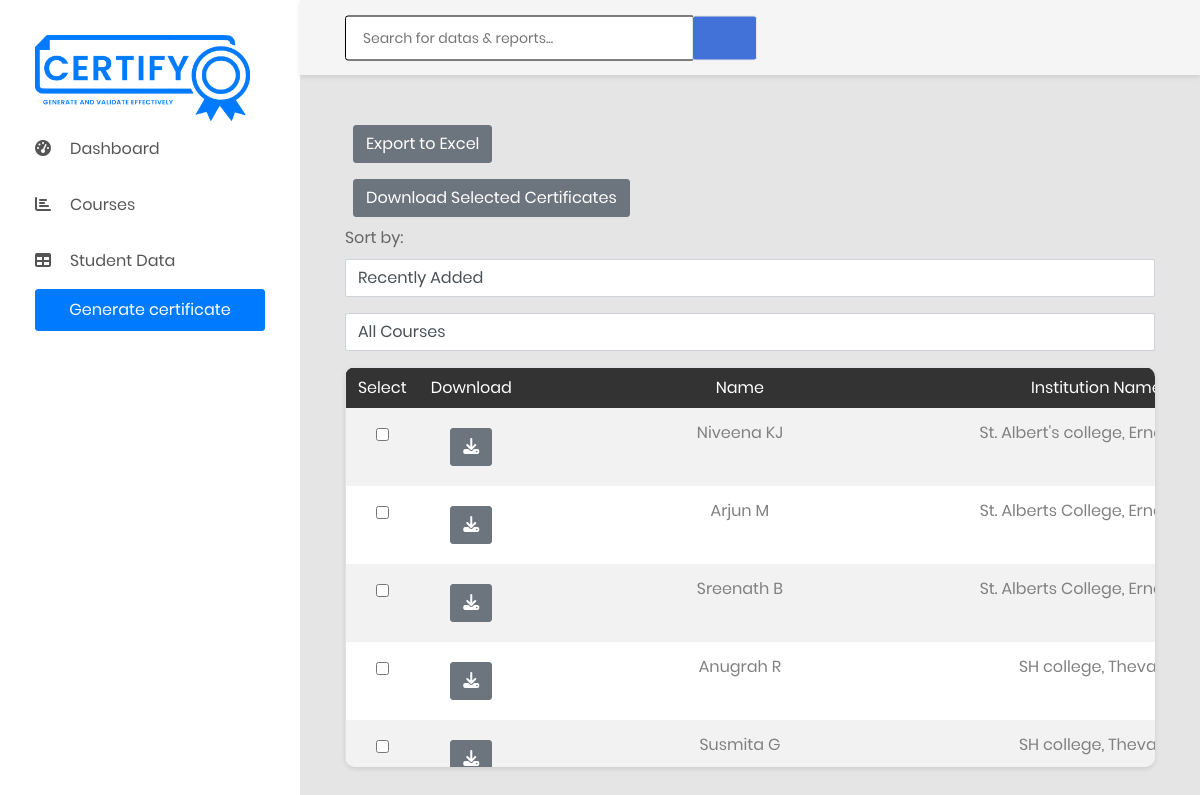
The page /certificate/display-student/ (signed in) on the database as committed earlier.
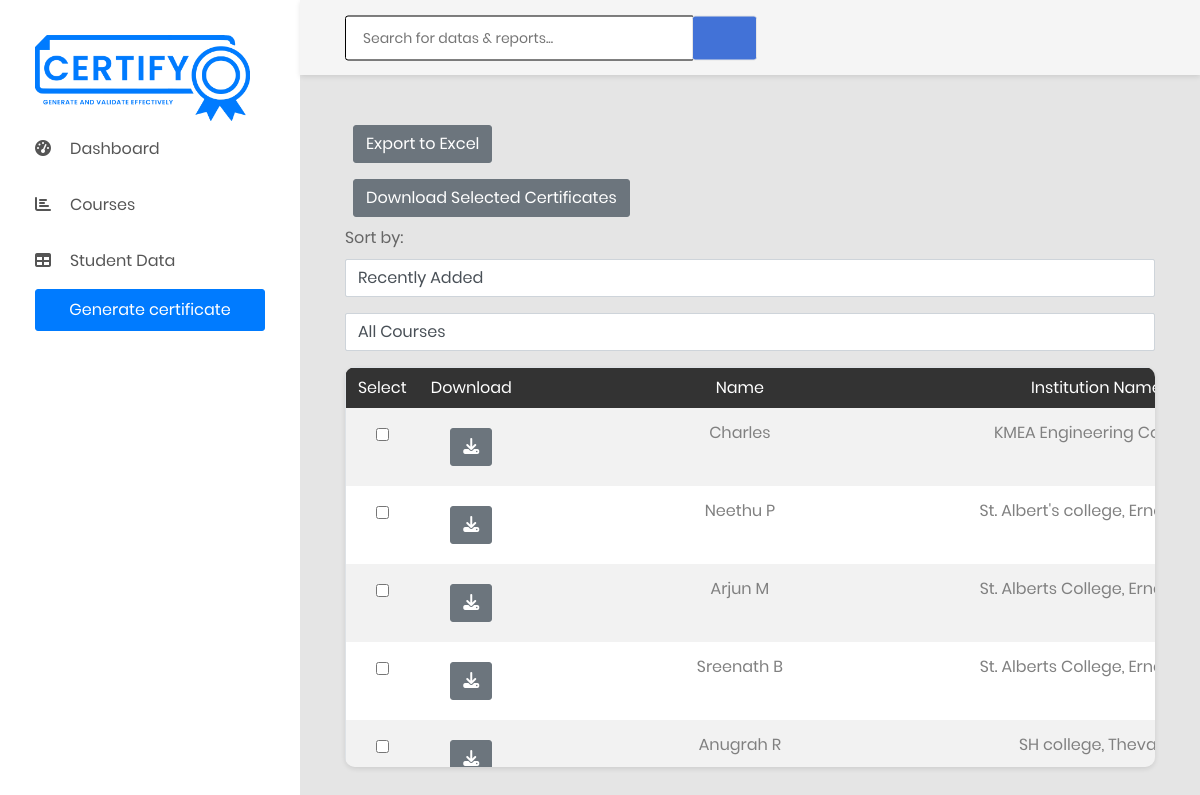
The same page on the database as committed later.
### certificate_app/models.py (models this page shows, shortened)
class Student(models.Model):
    name = models.CharField(max_length=255, blank=True, default='')
    college_name = models.CharField(max_length=255, blank=True, default='')
    start_date = models.DateField(default=timezone.now)
    end_date = models.DateField(default=timezone.now)
    mentor_name = models.CharField(max_length=255, blank=True, default='')
    issued_date = models.DateField(default=timezone.now)
    certificate_type = models.ForeignKey(CertificateTypes, on_delete=models.CASCADE, related_name='students', null=True)
    course= models.ForeignKey(Course, on_delete=models.CASCADE, related_name='enrolled_students', null=True)
    created_at = models.DateTimeField( default=timezone.now)  # Add this field to store creation time
    certificate_number = models.CharField(max_length=20, null=True, blank=True)  # Changed field name to certificate_number

### certificate_app/views.py (the view)
# urls.py: path('display-student/', views.display_students, name='display_students'),
@login_required(login_url='login')
def display_students(request):
    students = Student.objects.all().order_by('-created_at')
    courses=Course.objects.all()
    certificate_types = CertificateTypes.objects.all()
    certificate_courses = {}
    for certificate_type_instance in certificate_types:
        certificate_type_pk = certificate_type_instance.pk
        current_courses = certificate_type_instance.courses.all()
        certificate_courses[certificate_type_pk] = current_courses
        for course_instance in current_courses:
            certificate_types_related_to_course = course_instance.certificate_types.all()
            for certificate_type_instance_related_to_course in certificate_types_related_to_course:
                certificate_type_pk_related_to_course = certificate_type_instance_related_to_course.pk
    current_year = datetime.now().strftime("%Y")
    for std in students:
        number = std.certificate_number
        current_year = datetime.now().strftime("%Y")
        certificate_number = f"SRC/{current_year}/{number}"
    print(certificate_number)
    context = {
        'students': students,
        'certificate_types': certificate_types,
        'courses': courses,
        'certificate_id_number': certificate_number,  # Include the certificate numbers in the context
    }
    return render(request, 'table.html', context)

### certificate_app/models.py (called while the page is built)
    def __str__(self):
        return self.course_name if self.course_name else ''

### templates/table.html (shortened to what this page needs)
{% extends 'base.html' %}
{% load static %}
{% block body %}
<div class="main-content">
    <div class="section__content section__content--p30">
        <div class="container">
            <div class="row">
                <div class="col-lg-12 text-justify">
                </div>
                <div class="col-lg-12">
                    <button class="btn btn-secondary m-2"  onclick="exportToExcel()">Export to Excel</button>
                    <form action="{% url 'download_selected_certificates' %}" method="post" class="mb-3">
                        <button type="submit" class="btn btn-secondary m-2">Download Selected Certificates</button>
                        <div class="mb-3">
                            <label for="sort_order">Sort by:</label>
                            <select id="sort_order" class="form-control" onchange="sortStudents()">
                                <option value="recent">Recently Added</option>
                            </select>
                        </div>
                        <div class="mb-3">
                            <select id="courseDropdown" class="form-control" onchange="filterStudents()">
                                <option value="">All Courses</option>
                            </select>
                        </div>
                        <div class="table-responsive table--no-card m-b-30">
                            <table class="table table-borderless table-striped table-earning">
                                <thead>
                                    <tr>
                                        <th>Select</th>
                                        <th>Download</th>
                                        <th>Name</th>
                                        <th>Institution Name</th>
                                    </tr>
                                </thead>
                                <tbody id="student_table_body">
                                    {% for student in students %}
                                        <tr>
                                            <td><input type="checkbox" name="selected_students" value="{{ student.id }}" class="m-2"></td>
                                            <td>
                                                <a href="{% url 'render_pdf' student.id %}"
                                                class="btn btn-secondary m-2"><i class="fas fa-download"></i>
                                            </a>
                                            </td>
                                            <td>{{ student.name }}</td>
                                            <td>{{ student.college_name }}</td>
                                        </tr>
                                    {% endfor %}
                                </tbody>
                            </table>
                        </div>
                    </form>
                </div>
            </div>
        </div>
    </div>
</div>
{% endblock %}

Rows that differ between the two databases and show on the page:
no longer on this page (row unchanged): Student: name "Susmita G", college_name "SH college,…"
added Student: name "Charles", college_name "KMEA Engineering…"
changed Student "St. Albert's college,…": name "Niveena KJ" → "Neethu P"
